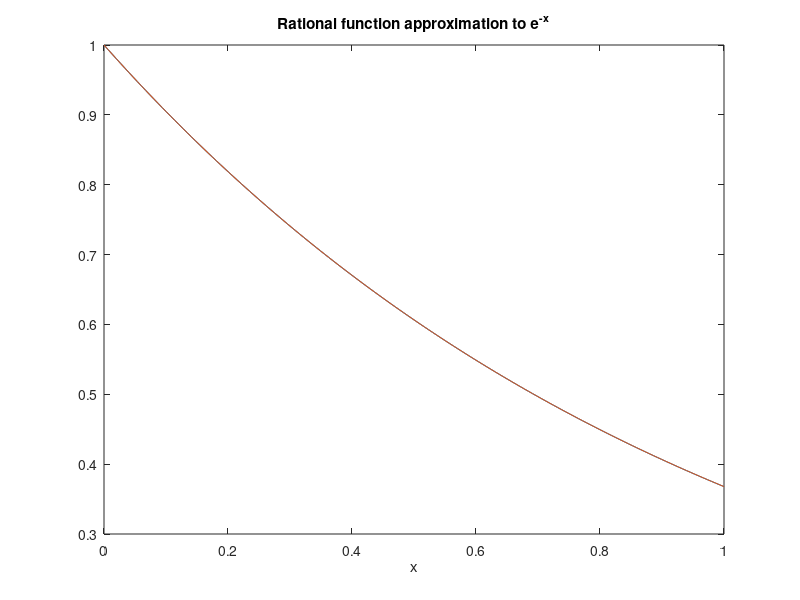

This chart was generated by the following MATLAB code: (Note: this script raises an error after producing the figure.)
n = 150;
x = linspace(0,1,n);
xsqd = x.^2;
num = 1-(3/5)*x+(3/20)*xsqd -(x/60).*xsqd;
den = 1+(2/5)*x+(1/20)*xsqd;
y = num./den;
plot(x,y,x,exp(-x))
xlabel('x');
title('Rational function approximation to e^{-x}')
legend('Rational Function','e^{-x}',0)
